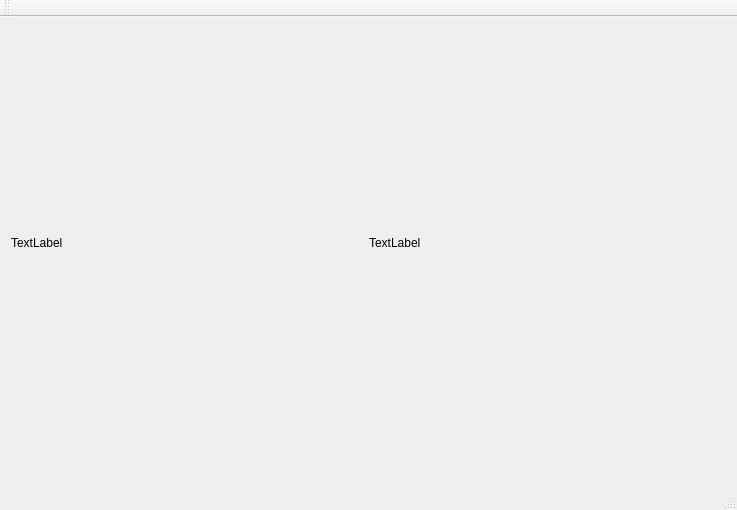
<?xml version="1.0" encoding="UTF-8"?>
<ui version="4.0">
 <class>MainWindow</class>
 <widget class="QMainWindow" name="MainWindow">
  <property name="geometry">
   <rect>
    <x>0</x>
    <y>0</y>
    <width>737</width>
    <height>510</height>
   </rect>
  </property>
  <property name="windowTitle">
   <string>MainWindow</string>
  </property>
  <widget class="QWidget" name="centralWidget">
   <widget class="QWidget" name="horizontalLayoutWidget">
    <property name="geometry">
     <rect>
      <x>0</x>
      <y>0</y>
      <width>731</width>
      <height>451</height>
     </rect>
    </property>
    <layout class="QHBoxLayout" name="horizontalLayout">
     <item>
      <widget class="QLabel" name="originPic">
       <property name="text">
        <string>TextLabel</string>
       </property>
      </widget>
     </item>
     <item>
      <widget class="QLabel" name="customPic">
       <property name="text">
        <string>TextLabel</string>
       </property>
      </widget>
     </item>
    </layout>
   </widget>
  </widget>
  <widget class="QMenuBar" name="menuBar">
   <property name="geometry">
    <rect>
     <x>0</x>
     <y>0</y>
     <width>737</width>
     <height>21</height>
    </rect>
   </property>
  </widget>
  <widget class="QToolBar" name="mainToolBar">
   <attribute name="toolBarArea">
    <enum>TopToolBarArea</enum>
   </attribute>
   <attribute name="toolBarBreak">
    <bool>false</bool>
   </attribute>
  </widget>
  <widget class="QStatusBar" name="statusBar"/>
 </widget>
 <layoutdefault spacing="6" margin="11"/>
 <resources/>
 <connections/>
</ui>
